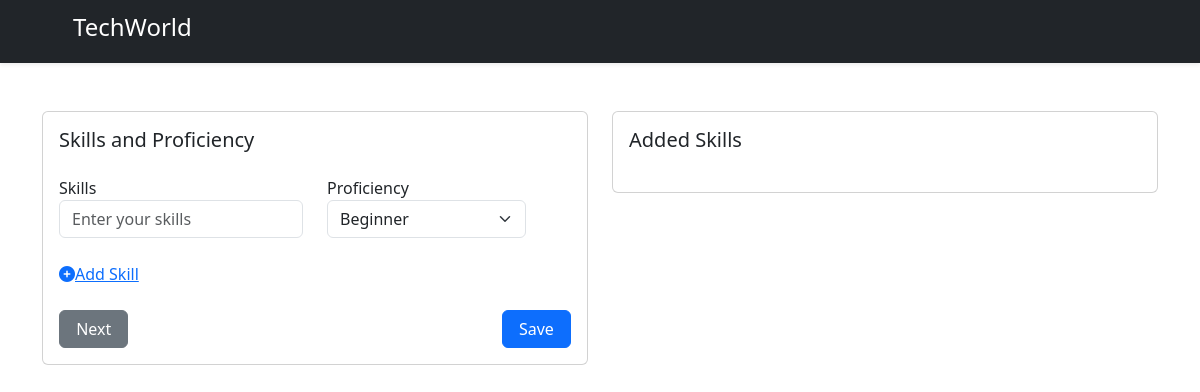
Page /addSkill (signed in) on the earlier database version.
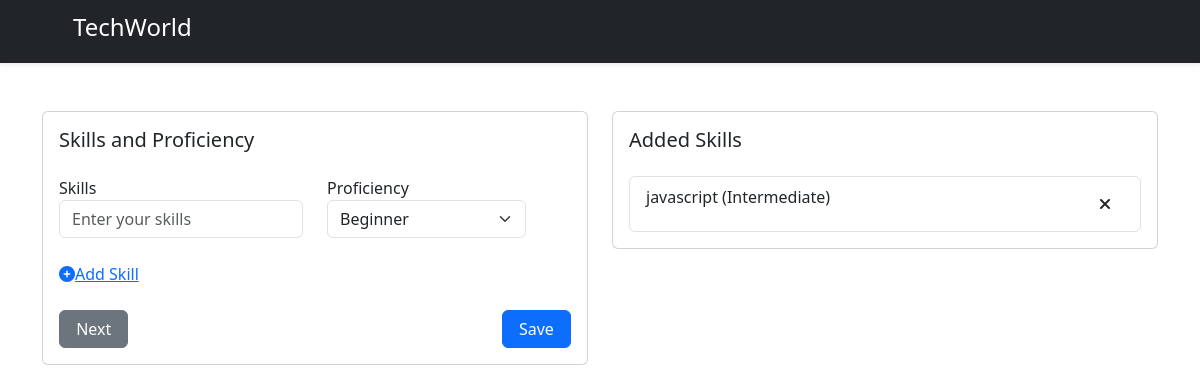
Same page on the later database version.
### tables this page shows
CREATE TABLE Skills (
    skill_id INTEGER PRIMARY KEY AUTOINCREMENT,
    account_id INTEGER,
    skills VARCHAR(50) NOT NULL,
    proficiency TEXT NOT NULL,
    FOREIGN KEY (account_id) REFERENCES Accounts(account_id)
);

### app.py (the view, shortened to what this page needs)
@app.route("/addSkill", methods=['GET', 'POST'])
def addSkill():
    if authenticated():
        if request.method == 'GET':
            conn = get_db_connection()
            account_id = session['user_id']
            print(account_id)
            skills = conn.execute('SELECT skill_id, skills, proficiency FROM Skills WHERE account_id = ?', (account_id,)).fetchall()
            conn.close()
            return render_template('addSkill.html', skills=skills)
    else:
        return redirect(url_for('login'))

### app.py (called while the page is built)
def get_db_connection():
    BASE_DIR = os.path.dirname(os.path.abspath(__file__))
    db_path = os.path.join(BASE_DIR, "database.db")
    conn = sqlite3.connect(db_path)
    conn.row_factory = sqlite3.Row
    return conn

def authenticated():
    if 'user_id' in session:
        return True
    else:
        return False

### templates/addSkill.html (shortened to what this page needs)
<!DOCTYPE html>
<html lang="en">
<head>
    <link href="../static/css/addSkill.css" rel="stylesheet" />
    <link href="https://cdn.jsdelivr.net/npm/bootstrap@5.3.1/dist/css/bootstrap.min.css" rel="stylesheet"
 />
    <link rel="stylesheet" href="https://cdnjs.cloudflare.com/ajax/libs/font-awesome/6.4.2/css/all.min.css">
</head>
</head>
<body>
    <header data-bs-theme="dark">
      <div class="navbar navbar-dark bg-dark shadow-sm">
        <div class="container">
            <a style="color: white" class="navbar-brand d-flex align-items-center">
                <h4>TechWorld</h4>
          </a>
        </div>
    </header>
    <div class="container min-vh-100">
        <div class="row">
            <div class="col-md-6">
                <div class="card mt-5">
                    <div class="card-body">
                        <h5 class="card-title mb-4">Skills and Proficiency</h5>
                        <form id="skills-form" action="/addSkill" method="POST">
                            <div class="skills-container">
                                <div class="row skill-row">
                                    <div class="col-md-6">
                                        <div class="form-group mb-4">
                                            <label for="skills">Skills</label>
                                            <input type="text" class="form-control" name="skills[]"
                                                placeholder="Enter your skills" />
                                        </div>
                                    </div>
                                    <div class="col-md-5">
                                        <div class="form-group mb-4">
                                            <label for="proficiency">Proficiency</label>
                                            <select class="form-select" name="proficiency[]">
                                                <option>Beginner</option>
                                            </select>
                                        </div>
                                    </div>
                                    <div class="col-md-1 text-center">
                                    </div>
                                </div>
                            </div>
                            <div class="form-group mb-4">
                                <div class="col-sm-12">
                                    <div class="row">
                                        <a id="add_skill" href="#!"><i class="fa fa-plus-circle"></i><span
                                                class="add-skill-label" id="add">Add Skill</span></a>
                                    </div>
                                </div>
                            </div>
                            <button type="submit" class="btn btn-primary float-end">
                                &nbsp;Save&nbsp;
                            </button>
                        </form>
                        <a href="/addExperience"><button type="button" class="btn btn-secondary">
                                &nbsp;Next&nbsp;
                            </button>
                        </a>
                    </div>
                </div>
            </div>
            <div class="col-md-6">
                <div class="card mt-5">
                    <div class="card-body">
                        <h5 class="card-title mb-4">Added Skills</h5>
                        {% for skill_id, skill, proficiency in skills %}
                        <form method="POST" action="/deleteSkill" class="delete-skill-form">
                            <div class="list-group flex-grow-1">
                                <div class="list-group-item ">
                                    {{ skill }} ({{ proficiency }})
                                    <button type="submit" class="btn btn-link text-dark float-end"
                                        onclick="return confirm('Are you sure you want to delete?')">
                                        <i class="fa fa-times"></i>
                                    </button>
                                </div>
                            </div>
                        </form>
                        {% endfor %}
                    </div>
                </div>
            </div>
        </div>
    </div>
</body>
</html>

### static/css/addSkill.css (style rules this page uses)
body { background: #E2E2DC; }

### templates/addSkill.html (style rules this page uses)
h4 { padding-left: 31px; }

Differences in the rows shown:
added Skills: skills "javascript", proficiency "Intermediate"
